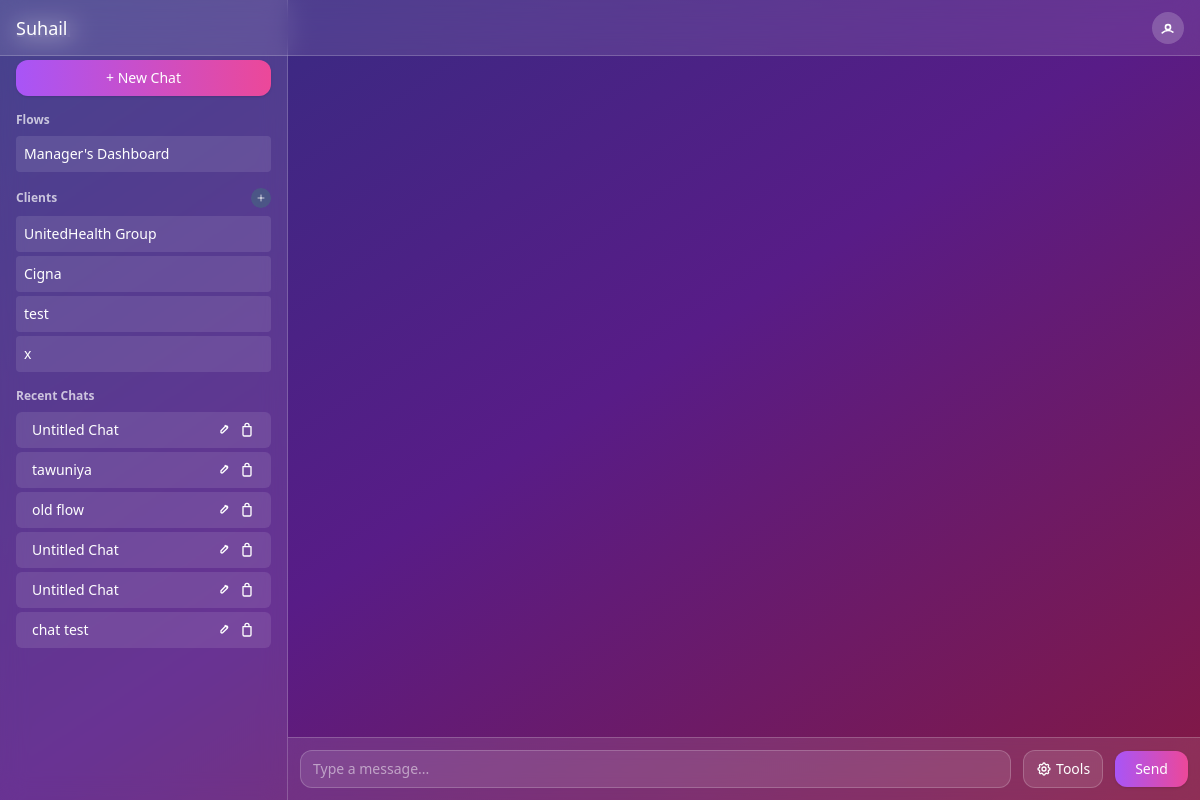
Screenshot of / (signed in) with the database file from the repository.
### models.py (models this page shows)
class ChatSession(db.Model):
    __tablename__ = 'chat_sessions'
    id = db.Column(db.String(36), primary_key=True, default=lambda: str(uuid.uuid4()))
    user_id = db.Column(db.Integer, nullable=False)
    title = db.Column(db.String(100), default='Untitled Chat')
    created_at = db.Column(db.DateTime, default=datetime.now())
    client_name = db.Column(db.String(100), nullable=True)  # Simple client name for now, can be extended later into a full Client model if needed

### app.py (the view)
@app.route('/')
@login_required
def home():
    clients = get_clients_for_user(current_user.id)
    recent_chats = (
    db.session.query(ChatSession.id, ChatSession.title)
    .join(ChatMessage, ChatSession.id == ChatMessage.session_id)
    .filter(
        ChatSession.user_id == current_user.id,
        ChatSession.client_name.is_(None)  # Only include general chats, not client chats
    )
    .group_by(ChatSession.id)
    .order_by(db.func.max(ChatMessage.timestamp).desc())
    .all()
    )
    return render_template('chat.html', username=current_user.username, role=current_user.role,user_id = current_user.id, clients=clients, recent_chats=recent_chats)

### app.py (called while the page is built)
@login_manager.user_loader
def load_user(user_id):
    return db.session.get(User, int(user_id))

def get_clients_for_user(user_id):
    clients = db.session.query(ChatSession.client_name).filter(
        ChatSession.user_id == user_id,
        ChatSession.client_name.isnot(None)
    ).distinct().all()
    return [{'name': client[0]} for client in clients if client[0]]

### templates/chat.html (shortened to what this page needs)
<!DOCTYPE html>
<html lang="en">
<head>
  <script src="https://cdn.tailwindcss.com"></script>
</head>
<body class="min-h-screen bg-gradient-to-br from-indigo-900 via-purple-900 to-pink-900 text-white flex flex-col md:flex-row">
  <aside id="sidebar" class="w-full md:w-72 backdrop-blur-md bg-white/10 border-b md:border-b-0 md:border-r border-white/20 p-4 flex flex-col space-y-4 text-sm fixed left-0 top-0 h-screen z-40 overflow-y-auto transform -translate-x-full md:translate-x-0 transition-transform duration-300 ease-in-out">
    <div class="text-lg font-semibold text-white/90">Suhail</div>
    <button id="newChatBtn" class="bg-gradient-to-r from-purple-500 to-pink-500 text-white px-4 py-2 rounded-xl shadow hover:from-purple-600 hover:to-pink-600 transition-all">
      + New Chat
    </button>
    <div>
      <h3 class="text-xs font-semibold text-white/70 mb-2">Flows</h3>
      <ul class="space-y-1">
        {% if current_user.role == 'admin' %}
          <li class="p-2 rounded bg-white/10 hover:bg-white/20 cursor-pointer"><a href="/admin/users">Admin Dashboard</a></li>
          <li class="p-2 rounded bg-white/10 hover:bg-white/20 cursor-pointer">Manager's Dashboard</li>
        {% elif current_user.role == 'manager' %}
        <li class="p-2 rounded bg-white/10 hover:bg-white/20 cursor-pointer">Manager's Dashboard</li>
        {% endif %}
      </ul>
    </div>
    <div>
      <div class="flex items-center justify-between mb-2">
        <h3 class="text-xs font-semibold text-white/70">Clients</h3>
        <button id="addClientBtn" class="w-5 h-5 rounded-full bg-green-500/20 hover:bg-green-500/40 flex items-center justify-center text-white/70 hover:text-white transition-all cursor-pointer" title="Add new client">
          <svg class="w-3 h-3" fill="none" stroke="currentColor" viewBox="0 0 24 24">
            <path stroke-linecap="round" stroke-linejoin="round" stroke-width="2" d="M12 6v6m0 0v6m0-6h6m-6 0H6"/>
          </svg>
        </button>
      </div>
      <ul id="clientsList" class="space-y-1">
        {% for client in clients %}
          <li class="client-item group p-2 rounded bg-white/10 hover:bg-white/20 cursor-pointer transition-all flex items-center justify-between"
              data-client-name="{{ client.name }}"
              title="Start chat with {{ client.name }}">
            <span class="client-name flex-1">{{ client.name }}</span>
          </li>
        {% else %}
          <li class="text-white/50 italic">No clients available</li>
        {% endfor %}
      </ul>
    </div>
    <div class="flex-1 overflow-y-auto mt-2">
      <h3 class="text-xs font-semibold text-white/70 mb-2">Recent Chats</h3>
      <ul id="recentChats" class="space-y-1">
        {% for chat in recent_chats %}
          <li data-chat-id="{{ chat.id }}" class="w-full flex justify-between items-center text-left bg-white/10 rounded-md px-4 py-2 mt-2 cursor-pointer">
            <span class="flex-1">{{ chat.title }}</span>
            <span class="flex items-center space-x-2 ml-2">
              <span onclick="event.stopPropagation(); renameChat('{{ chat.id }}')"
                    class="hover:text-blue-400 cursor-pointer text-sm" title="Rename chat">
                <svg xmlns="http://www.w3.org/2000/svg" class="h-4 w-4" fill="none" viewBox="0 0 24 24" stroke="currentColor" stroke-width="2">
                  <path stroke-linecap="round" stroke-linejoin="round" d="M15.232 5.232l3.536 3.536M9 13l6.586-6.586a2 2 0 112.828 2.828L11.828 15.828a2 2 0 01-2.828 0L9 13z" />
                </svg>
              </span>
              <span onclick="event.stopPropagation(); deleteChat('{{ chat.id }}')"
                    class="hover:text-red-500 cursor-pointer text-sm" title="Delete chat">
                <svg xmlns="http://www.w3.org/2000/svg" class="h-4 w-4" fill="none" viewBox="0 0 24 24" stroke="currentColor" stroke-width="2">
                  <path stroke-linecap="round" stroke-linejoin="round" d="M6 7h12M9 7V5a3 3 0 013-3h0a3 3 0 013 3v2m-9 0v12a2 2 0 002 2h8a2 2 0 002-2V7" />
                </svg>
              </span>
            </span>
          </li>
        {% else %}
          <li class="text-white/50 italic">No recent chats</li>
        {% endfor %}
      </ul>
    </div>
  </aside>
  <div class="main-chat-area flex-1 flex flex-col text-sm">
    <nav class="flex justify-between items-center px-4 py-3 backdrop-blur-md bg-white/10 border-b border-white/20 fixed top-0 left-0 right-0 z-50" style="height:56px;">
      <div class="text-lg font-medium truncate">Suhail</div>
      <div class="w-8 h-8 rounded-full bg-white/20 flex items-center justify-center text-white hover:bg-white/30 cursor-pointer">
        <a href="/logout"><svg class="w-5 h-5" fill="none" stroke="currentColor" viewBox="0 0 24 24">
          <path stroke-linecap="round" stroke-linejoin="round" stroke-width="2"
                d="M5.121 17.804A9.953 9.953 0 0112 15c2.21 0 4.245.715 5.879 1.92M15 11a3 3 0 11-6 0 3 3 0 016 0z"/>
        </svg></a>
      </div>
    </nav>
    <div id="chatWindow" class="flex-1 min-h-0 p-4 space-y-3 overflow-y-auto text-sm" >
    </div>
    <form id="chatForm" class="p-3 border-t border-white/20 bg-white/10 backdrop-blur-md flex space-x-3 items-center"
      style="position: sticky; bottom: 0; z-index: 10;">
      <input
        type="text"
        id="chatInput"
        placeholder="Type a message..."
        class="flex-1 px-3 py-2 rounded-xl bg-white/10 border border-white/20 placeholder-white/50 text-white focus:outline-none focus:ring-2 focus:ring-purple-400 transition-all text-sm overflow-x-auto whitespace-nowrap"
        style="max-width: 100%; min-width: 0;"
        autocomplete="off"
      />
      <div class="relative">
        <button
          type="button"
          id="toolsBtn"
          class="bg-white/10 border border-white/20 text-white px-3 py-2 rounded-xl hover:bg-white/20 transition-all text-sm flex items-center space-x-1"
          title="Tools"
        >
          <span>Tools</span>
        </button>
      </div>
      <button
        type="submit"
        class="bg-gradient-to-r from-purple-500 to-pink-500 text-white px-5 py-2 rounded-xl shadow hover:from-purple-600 hover:to-pink-600 transition-all text-sm"
      >
        Send
      </button>
    </form>
  </div>
</body>
</html>

### templates/chat.html (style rules this page uses)
@media (min-width: 768px) { .main-chat-area { margin-left: 18rem !important; } }
.main-chat-area { margin-top: 56px !important; }

### rows the page displays
ChatSession: title "Untitled Chat"
ChatSession: title "tawuniya"
ChatSession: title "old flow"
ChatSession: title "Untitled Chat"
ChatSession: title "Untitled Chat"
ChatSession: title "chat test"

### other values shown
{{ client.name }} "UnitedHealth Group" "Cigna" "test" "x"
